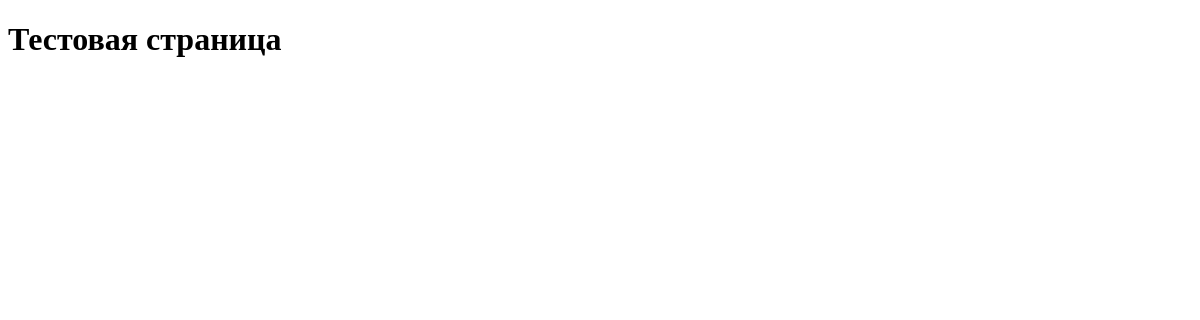
Before: /test2 with the older database file.
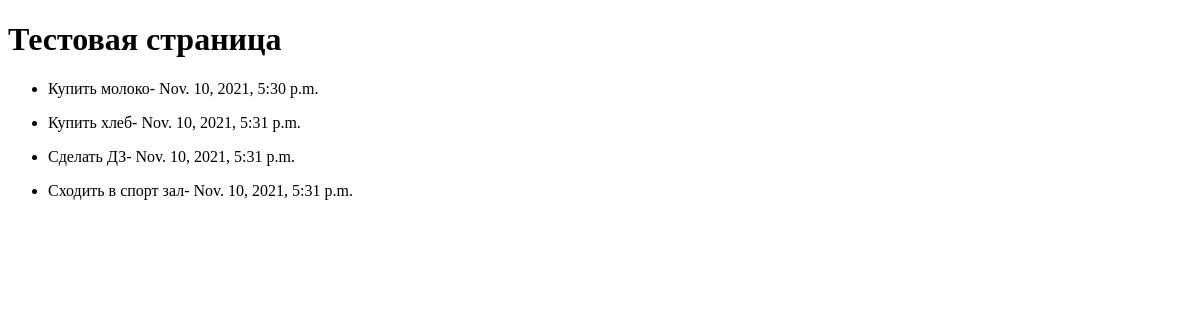
After: the same page with the newer database file.
### main/models.py (models this page shows)
class ToDo(models.Model):
    text = models.CharField(max_length=100)
    created_at = models.DateTimeField(auto_now_add=True)
    is_closed = models.BooleanField(default=False)
    is_favorite = models.BooleanField(default=False)

### main/views.py (the view)
# urls.py: path('test2', test2, name='test2')
def test2(req):
    todo_list = ToDo.objects.all()
    return render(req, "test2.html", {"todo_list": todo_list})

### main/templates/test2.html (shortened to what this page needs)
<!DOCTYPE html>
<html lang="en">
<head>
</head>
<body>
<h1>Тестовая страница</h1>
{% for todo in todo_list %}
<ul>
    <li>{{todo.text}}- <span>{{todo.created_at}}</span></li>
</ul>
{% endfor %}
</body>
</html>

Changed rows visible on the page:
added ToDo: text "Купить молоко", created_at "Nov. 10, 2021, 5:30 p.m."
added ToDo: text "Купить хлеб", created_at "Nov. 10, 2021, 5:31 p.m."
added ToDo: text "Сделать ДЗ", created_at "Nov. 10, 2021, 5:31 p.m."
added ToDo: text "Сходить в спорт зал", created_at "Nov. 10, 2021, 5:31 p.m."
